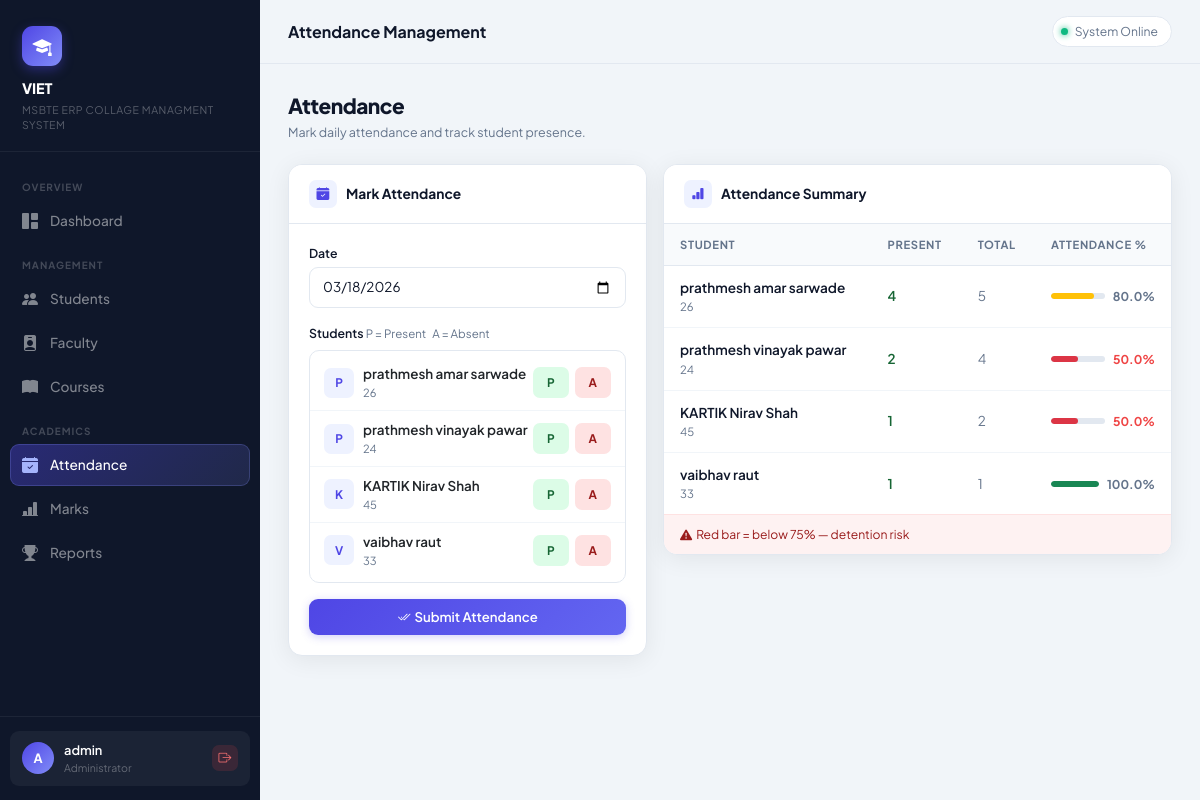
/attendance (signed in), run on the app's committed database.
### tables this page shows
CREATE TABLE students (
        id INTEGER PRIMARY KEY AUTOINCREMENT,
        name TEXT NOT NULL,
        department TEXT NOT NULL,
        year INTEGER NOT NULL,
        roll_no TEXT UNIQUE NOT NULL
    );

### app.py (the view)
@app.route("/attendance")
@login_required
def attendance():
    conn = connect(); cur = conn.cursor()
    cur.execute("SELECT id,name,roll_no FROM students ORDER BY id")
    students = cur.fetchall()
    cur.execute("""SELECT s.id,s.name,s.roll_no,
                   COUNT(a.id) AS total,
                   SUM(CASE WHEN a.status='Present' THEN 1 ELSE 0 END) AS present
                   FROM students s LEFT JOIN attendance a ON s.id=a.student_id
                   GROUP BY s.id ORDER BY s.id""")
    summary = cur.fetchall()
    conn.close()
    today = str(date.today())
    return render_template("attendance.html", students=students, summary=summary, today=today)

### app.py (called while the page is built)
def login_required(f):
    @wraps(f)
    def decorated(*args, **kwargs):
        if "admin" not in session:
            return redirect(url_for("login"))
        return f(*args, **kwargs)
    return decorated

### database.py (called while the page is built)
def connect():
    conn = sqlite3.connect(DB_PATH)
    conn.row_factory = sqlite3.Row
    return conn

### templates/attendance.html (shortened to what this page needs)
{% extends "base.html" %}
{% block page_title %}Attendance Management{% endblock %}
{% block content %}
<div class="ph"><div><div class="ph-title">Attendance</div><div class="ph-sub">Mark daily attendance and track student presence.</div></div></div>
<div class="row g-3">
  <div class="col-lg-5">
    <div class="card">
      <div class="card-hd"><div class="hd-icon" style="background:#eef2ff"><i class="bi bi-calendar-check-fill" style="color:#4f46e5"></i></div>Mark Attendance</div>
      <div class="card-bd">
        {% if students %}
        <form method="POST" action="{{ url_for('mark_attendance') }}">
          <div class="mb-3">
            <label class="form-label">Date</label>
            <input type="date" name="att_date" class="form-control" value="{{ today }}" required/>
          </div>
          <label class="form-label mb-2">Students <span style="color:var(--muted);font-weight:400;font-size:.72rem">P = Present &nbsp; A = Absent</span></label>
          <div style="max-height:340px;overflow-y:auto;border:1.5px solid var(--border);border-radius:10px;padding:4px 0">
            {% for s in students %}
            <div style="display:flex;align-items:center;justify-content:space-between;padding:9px 14px;border-bottom:{% if not loop.last %}1px solid #f1f5f9{% else %}none{% endif %}">
              <div style="display:flex;align-items:center;gap:9px">
                <div style="width:30px;height:30px;border-radius:7px;background:#eef2ff;display:flex;align-items:center;justify-content:center;font-size:.74rem;font-weight:700;color:#4f46e5">{{ s.name[0]|upper }}</div>
                <div>
                  <div style="font-size:.84rem;font-weight:600">{{ s.name }}</div>
                  <div style="font-size:.7rem;color:var(--muted)">{{ s.roll_no }}</div>
                </div>
              </div>
              <div style="display:flex;gap:6px">
                <label for="p{{ s.id }}" style="cursor:pointer;background:#dcfce7;color:#166534;border-radius:7px;padding:5px 12px;font-size:.74rem;font-weight:700;border:2px solid transparent;transition:all .15s"
                  onclick="this.style.borderColor='#16a34a'">P</label>
                <label for="a{{ s.id }}" style="cursor:pointer;background:#fee2e2;color:#991b1b;border-radius:7px;padding:5px 12px;font-size:.74rem;font-weight:700;border:2px solid transparent;transition:all .15s">A</label>
              </div>
            </div>
            {% endfor %}
          </div>
          <button class="btn btn-primary w-100 mt-3"><i class="bi bi-check2-all me-1"></i>Submit Attendance</button>
        </form>
        {% else %}
        <div class="empty"><i class="bi bi-people"></i><p>No students found.<br><a href="{{ url_for('students') }}">Add students first →</a></p></div>
        {% endif %}
      </div>
    </div>
  </div>
  <div class="col-lg-7">
    <div class="card">
      <div class="card-hd"><div class="hd-icon" style="background:#eef2ff"><i class="bi bi-bar-chart-fill" style="color:#4f46e5"></i></div>Attendance Summary</div>
      {% if summary %}
      <div class="table-responsive">
        <table class="table mb-0">
          <thead><tr><th>Student</th><th>Present</th><th>Total</th><th style="min-width:130px">Attendance %</th></tr></thead>
          <tbody>
            {% for s in summary %}
            {% set total   = s.total   or 0 %}
            {% set present = s.present or 0 %}
            {% set pct = (present/total*100)|round(1) if total else 0 %}
            <tr>
              <td>
                <a href="{{ url_for('student_attendance', sid=s.id) }}" style="text-decoration:none">
                  <div style="font-weight:600;font-size:.85rem;color:var(--text)">{{ s.name }}</div>
                  <div style="font-size:.71rem;color:var(--muted)">{{ s.roll_no }}</div>
                </a>
              </td>
              <td style="font-weight:600;color:#166534">{{ present }}</td>
              <td style="color:var(--muted)">{{ total }}</td>
              <td>
                <div style="display:flex;align-items:center;gap:8px">
                  <div class="progress flex-grow-1" style="height:6px">
                    <div class="progress-bar {% if pct<75 %}bg-danger{% elif pct<85 %}bg-warning{% else %}bg-success{% endif %}" style="width:{{ pct }}%"></div>
                  </div>
                  <span style="font-size:.76rem;font-weight:700;{% if pct<75 %}color:var(--danger){% else %}color:var(--muted){% endif %};min-width:38px">{{ pct }}%</span>
                </div>
              </td>
            </tr>
            {% endfor %}
          </tbody>
        </table>
      </div>
      <div style="padding:10px 16px;background:#fef2f2;border-top:1px solid #fee2e2;font-size:.76rem;color:#991b1b">
        <i class="bi bi-exclamation-triangle-fill me-1"></i>Red bar = below 75% — detention risk
      </div>
      {% else %}
      <div class="empty"><i class="bi bi-calendar-x"></i><p>No attendance records yet.</p></div>
      {% endif %}
    </div>
  </div>
</div>
{% endblock %}

### templates/base.html (style rules this page uses)
:root { --primary:#4f46e5; --primary-dark:#3730a3; --primary-light:#eef2ff; --accent:#f59e0b; --success:#10b981; --danger:#ef4444; --sidebar-bg:#0f172a; --sidebar-w:260px; --topbar-h:64px; --bg:#f1f5f9; --card:#ffffff; --text:#0f172a; --muted:#64748b; --border:#e2e8f0; --radius:14px; --shadow:0 4px 24px rgba(0,0,0,.07); }
*,*::before,*::after { box-sizing:border-box;margin:0;padding:0 }
body { font-family:'Plus Jakarta Sans',sans-serif;background:var(--bg);color:var(--text);min-height:100vh }
.ph { display:flex;align-items:flex-start;justify-content:space-between;margin-bottom:22px;flex-wrap:wrap;gap:12px }
.ph-title { font-size:1.3rem;font-weight:800;color:var(--text);letter-spacing:-.025em }
.ph-sub { font-size:.78rem;color:var(--muted);margin-top:2px }
.card { background:var(--card);border:1px solid var(--border);border-radius:var(--radius);box-shadow:var(--shadow);overflow:hidden }
.card-hd { background:var(--card);border-bottom:1px solid var(--border);padding:15px 20px;font-size:.86rem;font-weight:700;color:var(--text);display:flex;align-items:center;gap:9px }
.hd-icon { width:28px;height:28px;border-radius:7px;display:flex;align-items:center;justify-content:center;font-size:.8rem }
.card-bd { padding:20px }
.table { font-size:.845rem }
.table thead th { background:#f8fafc;font-size:.7rem;font-weight:700;letter-spacing:.06em;text-transform:uppercase;color:var(--muted);border-bottom:1px solid var(--border);padding:12px 16px;white-space:nowrap }
.table tbody td { padding:12px 16px;vertical-align:middle;border-bottom:1px solid #f1f5f9 }
.table tbody tr:last-child td { border-bottom:none }
.form-label { font-size:.77rem;font-weight:600;color:var(--text);margin-bottom:5px;display:block }
.form-control,.form-select { border:1.5px solid var(--border);border-radius:9px;font-size:.845rem;padding:9px 13px;background:#fff;color:var(--text);transition:all .17s;font-family:inherit }
.form-control::placeholder { color:#cbd5e1 }
.btn { font-size:.825rem;font-weight:600;border-radius:9px;padding:8px 16px;transition:all .17s;border:none;font-family:inherit }
.btn-primary { background:linear-gradient(135deg,var(--primary),#6366f1);color:#fff;box-shadow:0 2px 8px rgba(79,70,229,.25) }
.progress { border-radius:99px;background:#e2e8f0 }
.progress-bar { border-radius:99px;transition:width .6s ease }

### data on the page
students: name "P", name "prathmesh amar sarwade", roll_no "26", present "4", total "5", pct "80.0"
students: name "P", name "prathmesh vinayak pawar", roll_no "24", id "2", total "4", pct "50.0"
students: name "K", name "KARTIK Nirav Shah", roll_no "45", present "1", total "2", pct "50.0"
students: name "V", name "vaibhav raut", roll_no "33", present "1", total "1", pct "100.0"

### other printed values
{{ session.admin[0]|upper }} "A"
{{ session.admin }} "admin"
